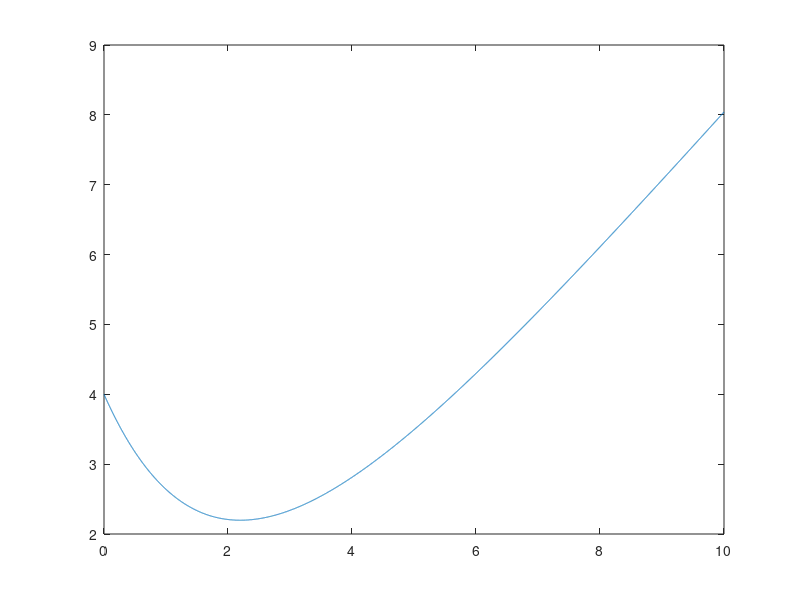

Write MATLAB code to recreate this figure.
function ejercicio_5_pag_98

  f = @(t, y)(0.5 * t - 0.5 * y);
  y0 = 4;
  ti = 0;
  tf = 10;
  dt = 0.001;
  t = ti : dt : tf;

  y = [y0];
  w = 0.5;
  for i = 1 : length(t) - 1
    yk = y(i);
    xk = t(i);

    k1 = dt * f(xk, yk);
    xg = xk + dt / (2.0 * w);
    yg = yk + k1 / (2.0 * w);
    slope = f(xg, yg);
    k2 = dt * slope;
    y(i + 1) = yk + (1 - w) * k1 + w * k2;

  endfor

  plot(t, y)


endfunction
